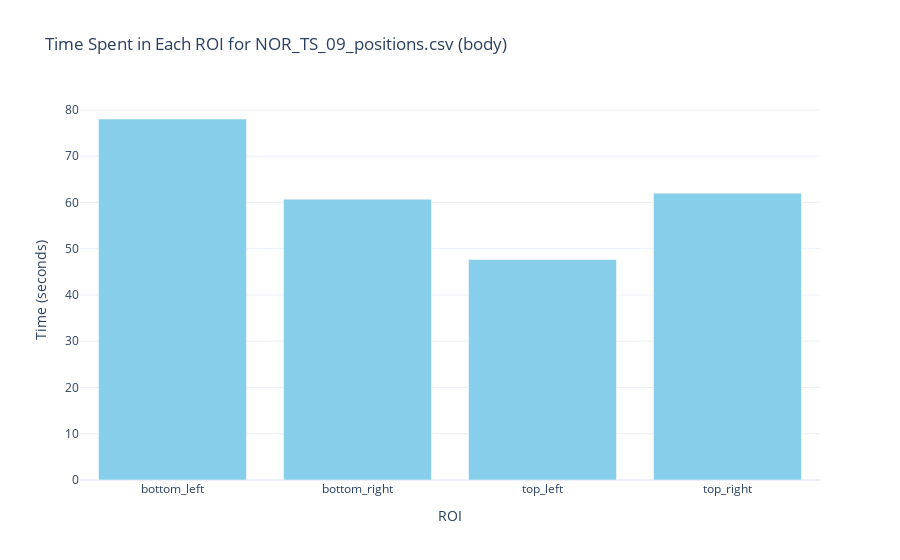

The notebook cell this image was saved under:
### Markdown cell above
---
#### 3. We can use the positions to measure time spent in each of the drawn ROIs.

If ROIs overlap, their order in the params.yaml file is critical. Those that come later in the list will always oclude the ones that come before. If a point is in multiple ROIs, it will be assigned the label of the one that was drawn last.

### Code cell
roi_activity = rst.detect_roi_activity(params, example_path, bodypart = 'body')
rst.plot_roi_activity(params, example_path, roi_activity, bodypart = 'body')

### Figure 1 — Plotly figure (JSON) as saved in the notebook; plotly's stock layout.template omitted (floating-point values rounded to 4 significant figures)
{"data": [{"marker": {"color": "skyblue"}, "type": "bar", "x": ["bottom_left", "bottom_right", "top_left", "top_right"], "y": [78.03, 60.7, 47.67, 62]}], "layout": {"title": {"text": "Time Spent in Each ROI for NOR_TS_09_positions.csv (body)"}, "xaxis": {"title": {"text": "ROI"}}, "yaxis": {"title": {"text": "Time (seconds)"}}}}
